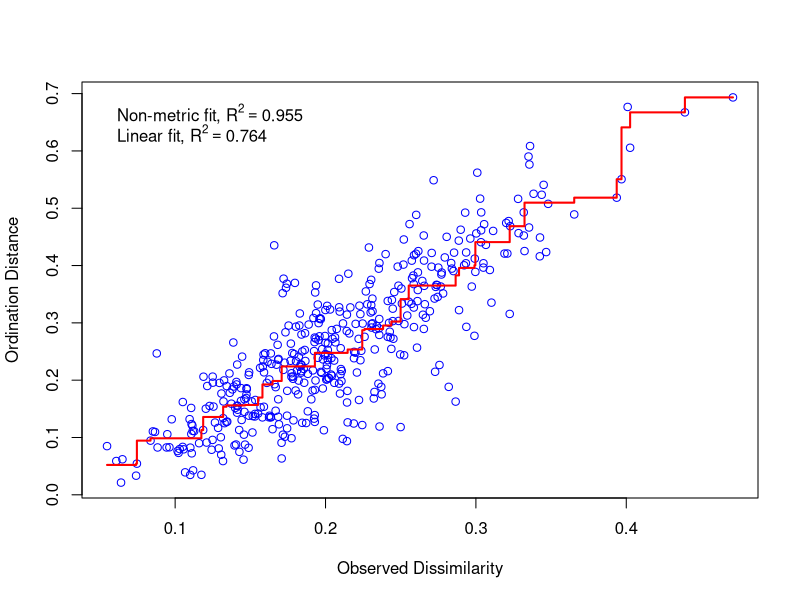
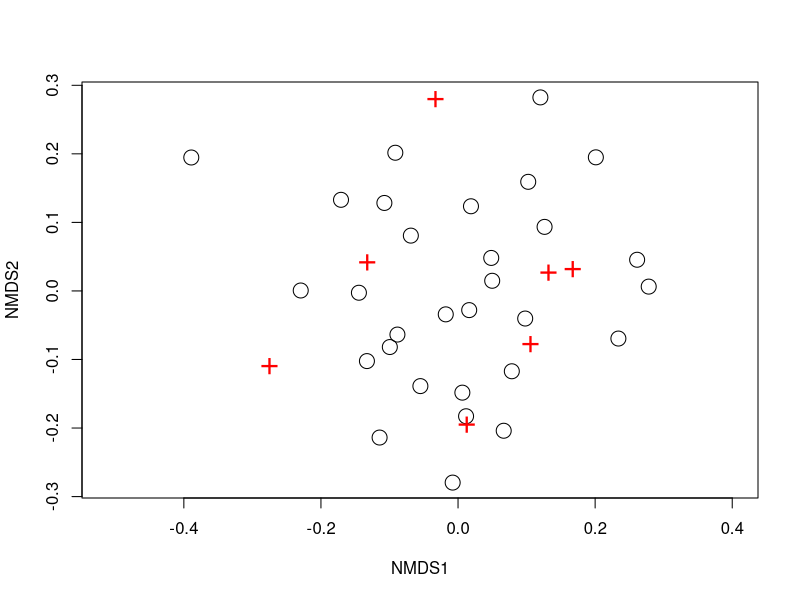
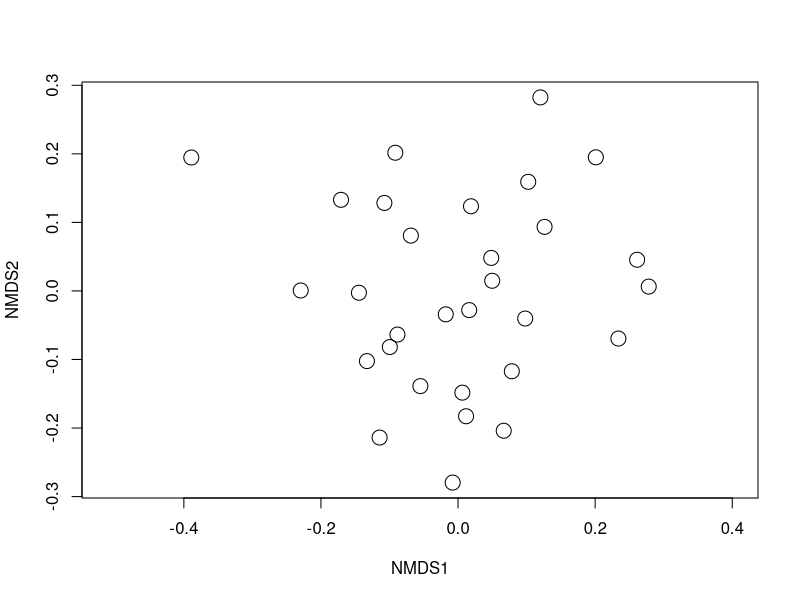
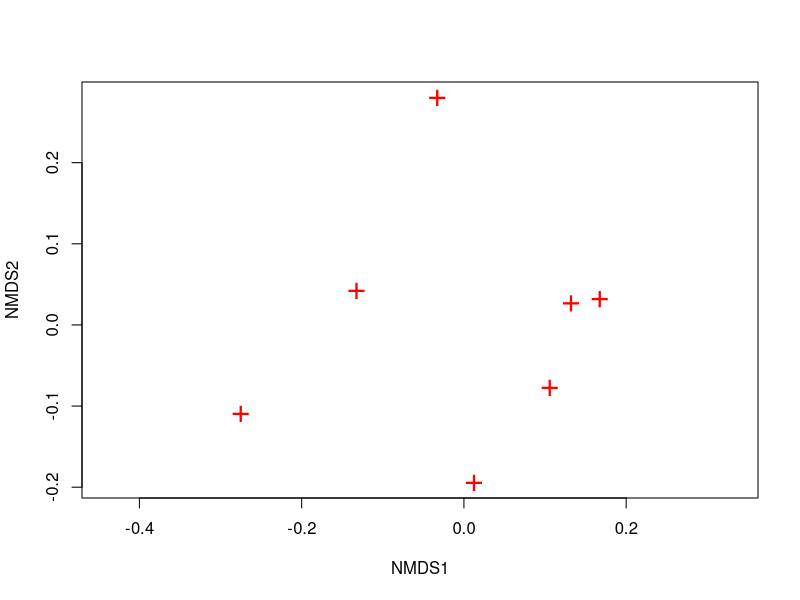
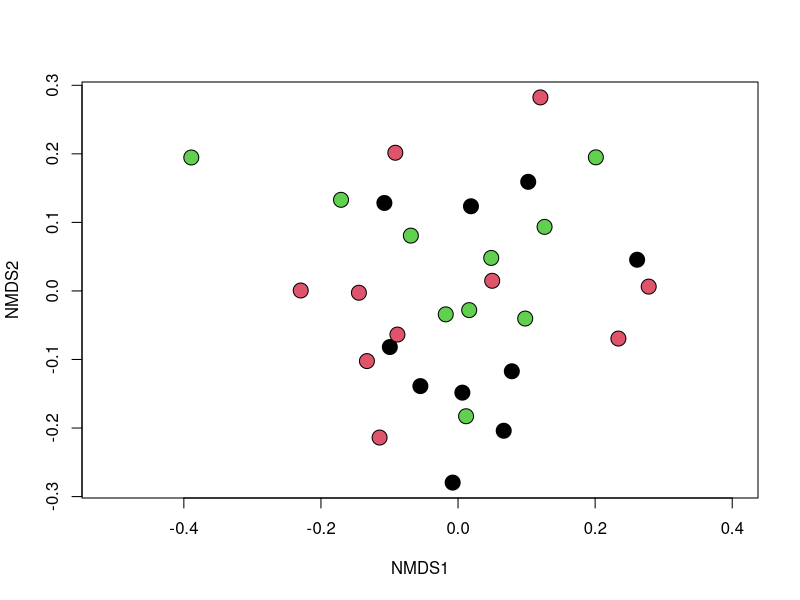
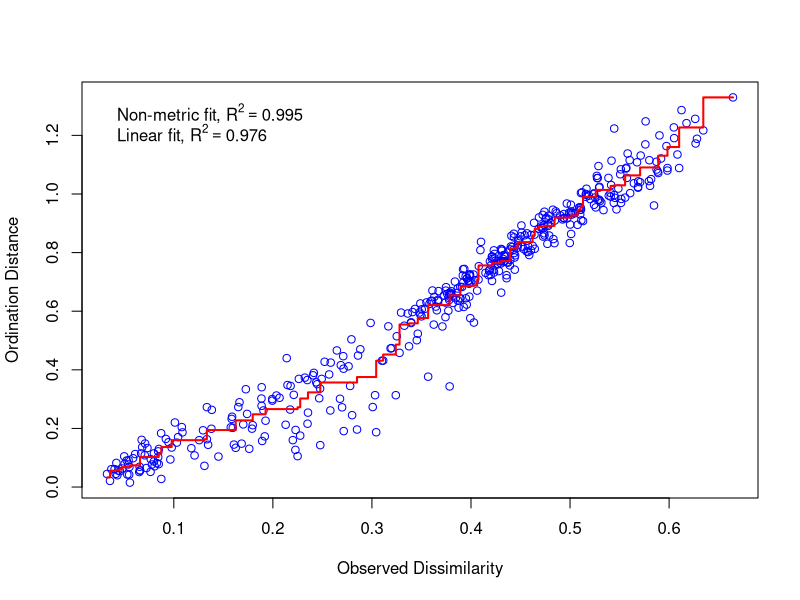
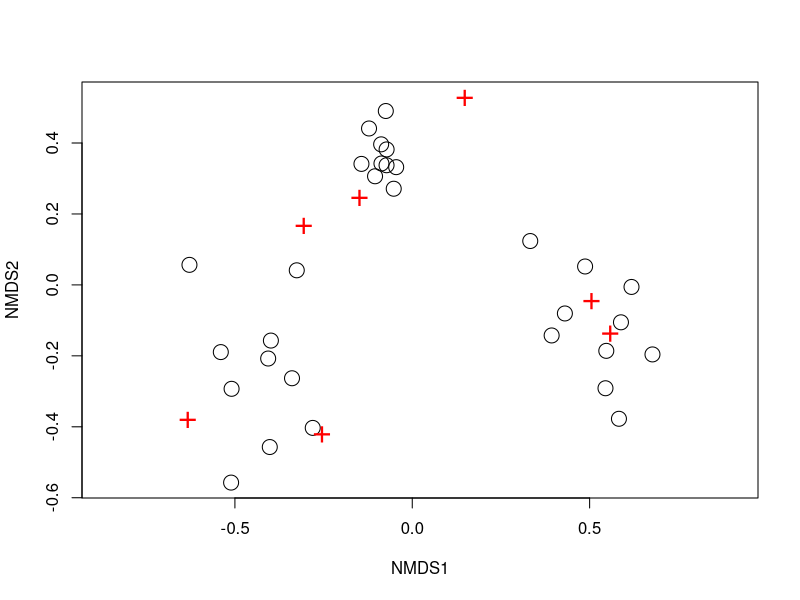
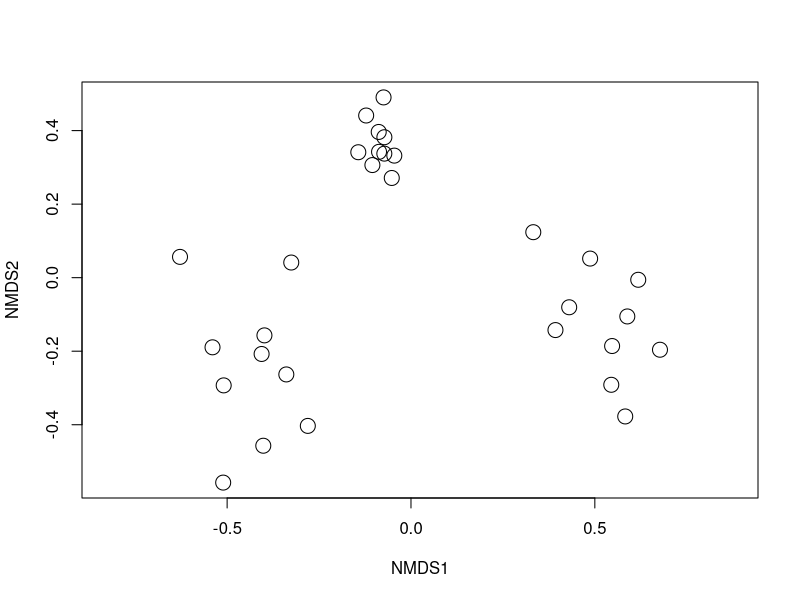

Here is the R script that generated these plots, in order:
# clustering can tell you which groups are different but NMDS may not tell you which groups are different
# see vegan package for nmds and clustering

# adonis test : stress values also indicate the usefulness of the ordination
# where stress <= .1 is good; stress <= .05 is very good
# "there is significant differences in the structure" but not which clusters are different

# NMDS data arrangement: rows are site/subject; columns are measurements/species/answer

# see:
#   1) Davis, T. S., Rhoades, P. R., Mann, A. J., & Griswold, T. (2020). Bark beetle outbreak enhances biodiversity and foraging habitat of native bees in alpine landscapes of the southern Rocky Mountains. Scientific Reports, 10(1), 16400.
#   2) Davis, T. S., Horton, D. R., Munyaneza, J. E., & Landolt, P. J. (2012). Experimental infection of plants with an herbivore-associated bacterial endosymbiont influences herbivore host selection behavior. PLoS One, 7(11), e49330.
# can use DAVIS_Bombus_dataset.csv which is data from 1 above
data_bombus <- read.csv("DAVIS_Bombus_dataset.csv")

#libaries
library(vegan)
library(tidyverse)

#data
data_random		<- 	read.csv("community_random_NMDS.csv", header=T)
data_structured	<- 	read.csv("community_structured_NMDS.csv", header=T)

#manipulating data into correct format
data_random2	<-	data_random[,3:9]		#removes non-numeric columns
data_random2 %>% dplyr::glimpse()

data_random3	<-	as.matrix(data_random2)	#creates a matrix object
data_random3 %>% head()

ordination_1	<- 	vegan::metaMDS(data_random3, 
				trymax="1000")		#making the NMDS object
ordination_1
# note the stress value of 0.21

vegan::stressplot(ordination_1)				#diagnostic plot
# good linear fit is above 0.9
plot(ordination_1, cex=2)				#plotting unaltered example
plot(ordination_1, cex=2, display="sites")	#plotting unaltered example, sites
plot(ordination_1, cex=2, display="species")	#plotting unaltered example, species#
# ... but don't know which grouping/ordination these are so have to attach that to plot another way
#testing for significance
test1			<-	vegan::adonis2(data_random3~data_random$habitat)	#PERMANOVA
test1
# non significant ordination: that means that the grouping does not find differnces by habitat type
#dirty example of plotting
color_vector<- rep(c(1,2,3), each=10)		#a vector to specify color
color_vector
plot(ordination_1, type="n")					#plotting in correct dimension, whitholding points
points(ordination_1, pch=21, bg=color_vector, cex=2)	#plotting points, specifying color
# this plot is colored by habitat type
# this is an indication that these sites are similar

#repeat the process with the 'structured' dataset and compare
data_structured2	<-	data_structured[,3:9]		#removes non-numeric columns
data_structured2	%>% head()

data_structured3	<-	as.matrix(data_structured2)	#creates a matrix object
data_structured3 %>% head()

ordination_2	<- 	vegan::metaMDS(data_structured3, 
				trymax="1000")		#making the NMDS object
ordination_2
# note the better stress value of 0.07
vegan::stressplot(ordination_2)				#diagnostic plot
plot(ordination_2, cex=2)				#plotting unaltered example
plot(ordination_2, cex=2, display="sites")	#plotting unaltered example, sites
plot(ordination_2, cex=2, display="species")	#plotting unaltered example, species


#dirty example of plotting
color_vector<- rep(c(1,2,3), each=10)		#a vector to specify color
color_vector
plot(ordination_2, type="n")					#plotting in correct dimension, whitholding points
points(ordination_2, pch=21, bg=color_vector, cex=2)	#plotting points, specifying color

#testing for significance
test2			<-	adonis2(data_structured3~data_structured$habitat)	#PERMANOVA
test2


# use bombas data to figure out what is going on with outlier site after 